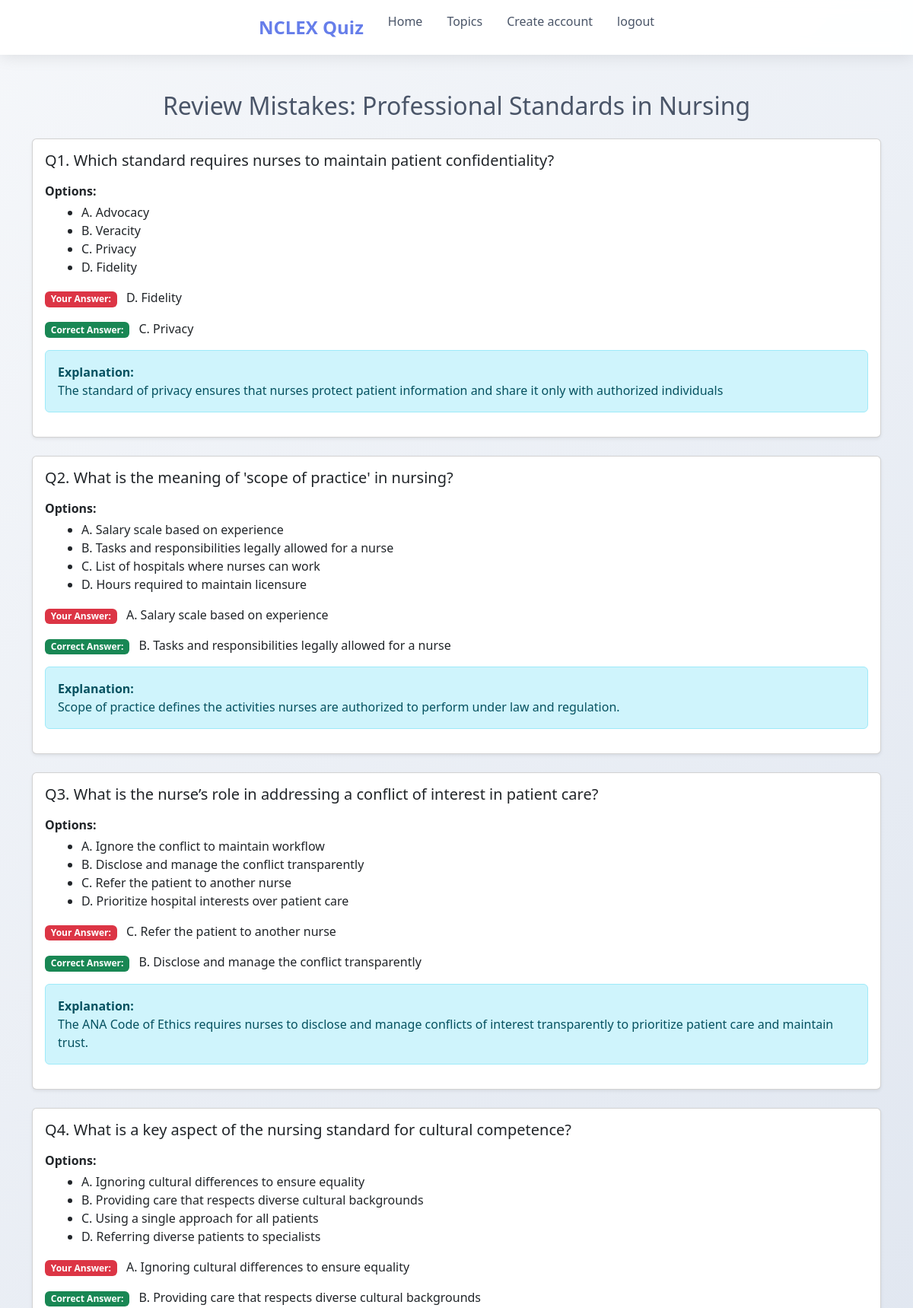
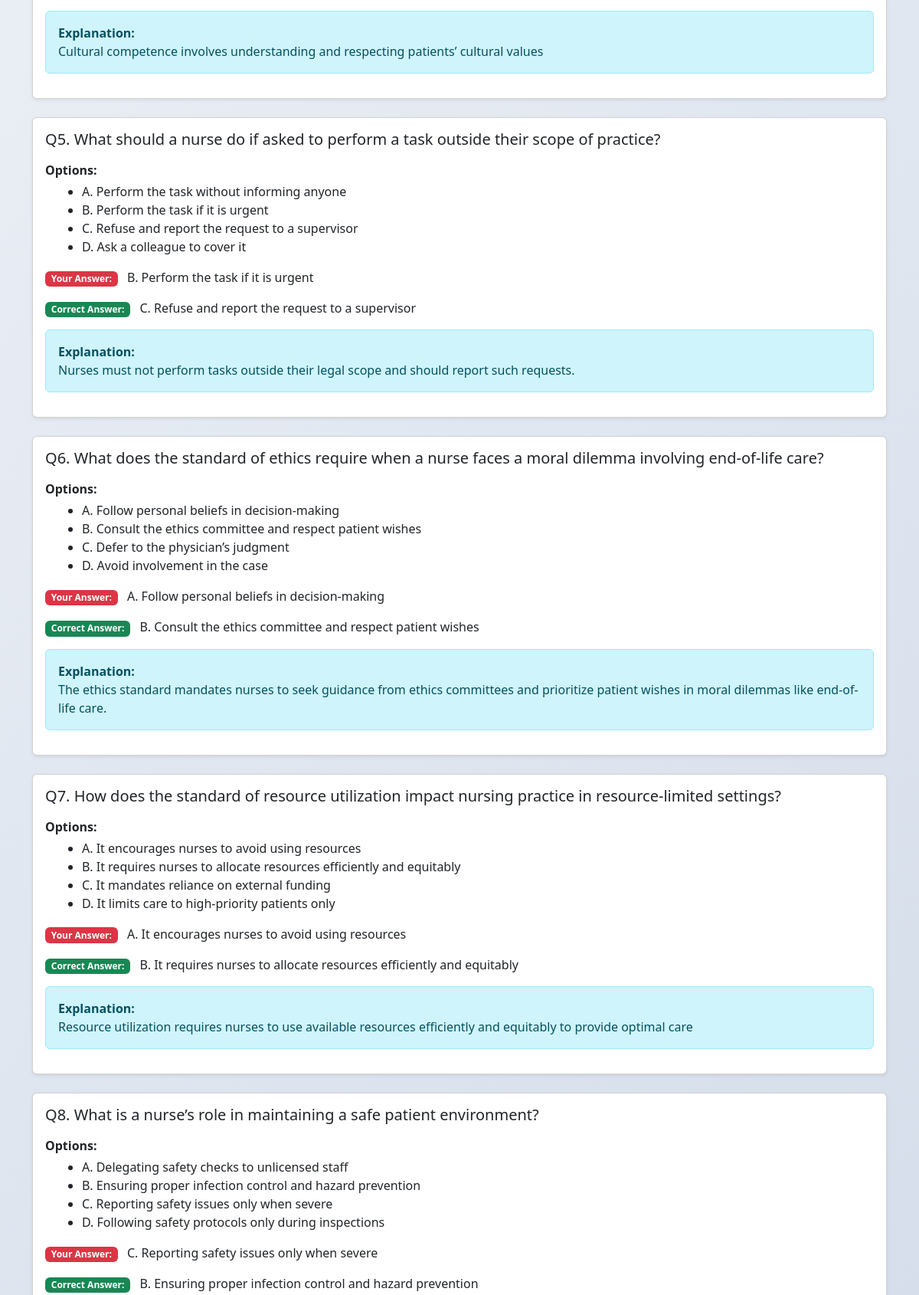
Page /quiz/review/21 (signed in, upper part) on the committed database (2 pictures, top to bottom).
### quizapp/models.py (models this page shows, shortened)
class Topic(models.Model):
    name=models.CharField(max_length=150)

class WrongAnswer(models.Model):
    user = models.ForeignKey(CustomUser, on_delete=models.CASCADE)
    question = models.ForeignKey(Question, on_delete=models.CASCADE)
    selected_option = models.CharField(max_length=1)
    timestamp = models.DateTimeField(auto_now_add=True)
    class Meta:
        unique_together = ('user', 'question')

class Question(models.Model):
    topic=models.ForeignKey(Topic,on_delete=models.CASCADE,related_name='questions')
    question_text = models.TextField()
    option_a = models.CharField(max_length=200)
    option_b = models.CharField(max_length=200)
    option_c = models.CharField(max_length=200)
    option_d = models.CharField(max_length=200)
    correct_option = models.CharField(max_length=1)
    explanation=models.TextField(null=True)

### quizapp/views.py (the view)
# urls.py: path('review/<int:topic_id>',views.review_mistakes,name='review'),
def review_mistakes(request, topic_id):
    topic = get_object_or_404(Topic, pk=topic_id)
    ques = WrongAnswer.objects.filter(user=request.user, question__topic=topic)
    return render(request, 'quizapp/review.html', {'ques': ques, 'topic': topic})

### quizapp/templates/quizapp/review.html (shortened to what this page needs)
{% extends 'quizapp/navbar.html' %}
{% block content %}
<div class="container mt-5">
    <h2 class="mb-4 text-center">Review Mistakes: {{ topic.name }}</h2>
    {% if ques %}
        {% for q in ques %}
<div class="card mb-4 shadow-sm">
    <div class="card-body">
        <h5 class="card-title">Q{{ forloop.counter }}. {{ q.question.question_text }}</h5>
        <p class="mt-3 mb-1"><strong>Options:</strong></p>
        <ul class="ms-3">
            <li>A. {{ q.question.option_a }}</li>
            <li>B. {{ q.question.option_b }}</li>
            <li>C. {{ q.question.option_c }}</li>
            <li>D. {{ q.question.option_d }}</li>
        </ul>
        <p class="mt-3">
            <span class="badge bg-danger me-2">Your Answer:</span>
            {% if q.selected_option == 'A' %}
                {{ q.selected_option }}. {{ q.question.option_a }}
            {% elif q.selected_option == 'B' %}
                {{ q.selected_option }}. {{ q.question.option_b }}
            {% elif q.selected_option == 'C' %}
                {{ q.selected_option }}. {{ q.question.option_c }}
            {% elif q.selected_option == 'D' %}
                {{ q.selected_option }}. {{ q.question.option_d }}
            {% else %}
                {{ q.selected_option }}
            {% endif %}
        </p>
        <p>
            <span class="badge bg-success me-2">Correct Answer:</span>
            {% if q.question.correct_option == 'A' %}
                {{ q.question.correct_option }}. {{ q.question.option_a }}
            {% elif q.question.correct_option == 'B' %}
                {{ q.question.correct_option }}. {{ q.question.option_b }}
            {% elif q.question.correct_option == 'C' %}
                {{ q.question.correct_option }}. {{ q.question.option_c }}
            {% elif q.question.correct_option == 'D' %}
                {{ q.question.correct_option }}. {{ q.question.option_d }}
            {% else %}
                {{ q.question.correct_option }}
            {% endif %}
        </p>
        {% if q.question.explanation %}
        <div class="alert alert-info mt-3">
            <strong>Explanation:</strong><br>
            {{ q.question.explanation }}
        </div>
        {% endif %}
    </div>
</div>
{% endfor %}
    {% else %}
        <div class="alert alert-warning text-center">
            No wrong answers found for this topic. Great job!
        </div>
    {% endif %}
</div>
{% endblock %}

### quizapp/templates/quizapp/navbar.html (shortened to what this page needs)
<!DOCTYPE html>
<html lang="en">
<head>
<head>
    <link href="https://cdn.jsdelivr.net/npm/bootstrap@5.3.0/dist/css/bootstrap.min.css" rel="stylesheet">
</head>
    {% load static %}
    <link rel="stylesheet" href="{% static 'quizapp/css/style.css'%}" />
</head>
<body>
      <nav class="navbar">
        <div class="nav-content">
            <a href="#" class="logo">NCLEX Quiz</a>
            <ul class="nav-links">
                <li><a href="{% url 'home' %}">Home</a></li>
                <li><a href="{% url 'topic' %}">Topics</a></li>
                <li><a href="{% url 'register' %}">Create account</a></li>
                {% if user.is_authenticated %}
                <li><a href="{% url 'logout' %}">logout</a></li>
                {% else %}
                <li><a href="{%url 'login' %}">login</a></li>
                {% endif %}
            </ul>
        </div>
    </nav>
    {% block content %}
    {% endblock content %}
</body>
</html>

### quizapp/static/quizapp/css/style.css (style rules this page uses)
* { margin: 0; padding: 0; box-sizing: border-box; }
body { font-family: 'Segoe UI', Tahoma, Geneva, Verdana, sans-serif; background: linear-gradient(135deg, #f5f7fa 0%, #c3cfe2 100%); min-height: 100vh; color: #4a5568; }
.navbar { background: rgba(255, 255, 255, 0.95); backdrop-filter: blur(10px); padding: 1rem 2rem; box-shadow: 0 2px 20px rgba(0, 0, 0, 0.1); position: sticky; top: 0; z-index: 100; }
.nav-content { max-width: 1200px; margin: 0 auto; display: flex; justify-content: space-between; align-items: center; }
.logo { font-size: 1.5rem; font-weight: 700; color: #667eea; text-decoration: none; }
.nav-links { display: flex; gap: 2rem; list-style: none; }
.nav-links a { text-decoration: none; color: #4a5568; font-weight: 500; transition: color 0.3s ease; }

### rows in the picture
Topic: name "Professional Standards in Nursing"
WrongAnswer: question.question_text "Which standard requires nurses to maintain patient confidentiality?", question.option_a "Advocacy", question.option_b "Veracity", question.option_c "Privacy", question.option_d "Fidelity", selected_option "D", question.correct_option "C", question.explanation "The standard of privacy ensures that nurses protect patient information and share it only with authorized individuals"
WrongAnswer: question.question_text "What is the meaning of 'scope of practice' in nursing?", question.option_a "Salary scale based on experience", question.option_b "Tasks and responsibilities legally allowed for a nurse", question.option_c "List of hospitals where nurses can work", question.option_d "Hours required to maintain licensure", selected_option "A", question.correct_option "B", question.explanation "Scope of practice defines the activities nurses are authorized to perform under law and regulation."
WrongAnswer: question.question_text "What is the nurse’s role in addressing a conflict of interest in patient care?", question.option_a "Ignore the conflict to maintain workflow", question.option_b "Disclose and manage the conflict transparently", question.option_c "Refer the patient to another nurse", question.option_d "Prioritize hospital interests over patient care", selected_option "C", question.correct_option "B", question.explanation "The ANA Code of Ethics requires nurses to disclose and manage conflicts of interest transparently to prioritize patient care and maintain trust."
WrongAnswer: question.question_text "What is a key aspect of the nursing standard for cultural competence?", question.option_a "Ignoring cultural differences to ensure equality", question.option_b "Providing care that respects diverse cultural backgrounds", question.option_c "Using a single approach for all patients", question.option_d "Referring diverse patients to specialists", selected_option "A", question.correct_option "B", question.explanation "Cultural competence involves understanding and respecting patients’ cultural values"
WrongAnswer: question.question_text "What should a nurse do if asked to perform a task outside their scope of practice?", question.option_a "Perform the task without informing anyone", question.option_b "Perform the task if it is urgent", question.option_c "Refuse and report the request to a supervisor", question.option_d "Ask a colleague to cover it", selected_option "B", question.correct_option "C", question.explanation "Nurses must not perform tasks outside their legal scope and should report such requests."
WrongAnswer: question.question_text "What does the standard of ethics require when a nurse faces a moral dilemma involving end-of-life care?", question.option_a "Follow personal beliefs in decision-making", question.option_b "Consult the ethics committee and respect patient wishes", question.option_c "Defer to the physician’s judgment", question.option_d "Avoid involvement in the case", selected_option "A", question.correct_option "B", question.explanation "The ethics standard mandates nurses to seek guidance from ethics committees and prioritize patient wishes in moral dilemmas like end-of-life care."
WrongAnswer: question.question_text "How does the standard of resource utilization impact nursing practice in resource-limited settings?", question.option_a "It encourages nurses to avoid using resources", question.option_b "It requires nurses to allocate resources efficiently and equitably", question.option_c "It mandates reliance on external funding", question.option_d "It limits care to high-priority patients only", selected_option "A", question.correct_option "B", question.explanation "Resource utilization requires nurses to use available resources efficiently and equitably to provide optimal care"
WrongAnswer: question.question_text "What is a nurse’s role in maintaining a safe patient environment?", question.option_a "Delegating safety checks to unlicensed staff", question.option_b "Ensuring proper infection control and hazard prevention", question.option_c "Reporting safety issues only when severe", question.option_d "Following safety protocols only during inspections", selected_option "C", question.correct_option "B"
